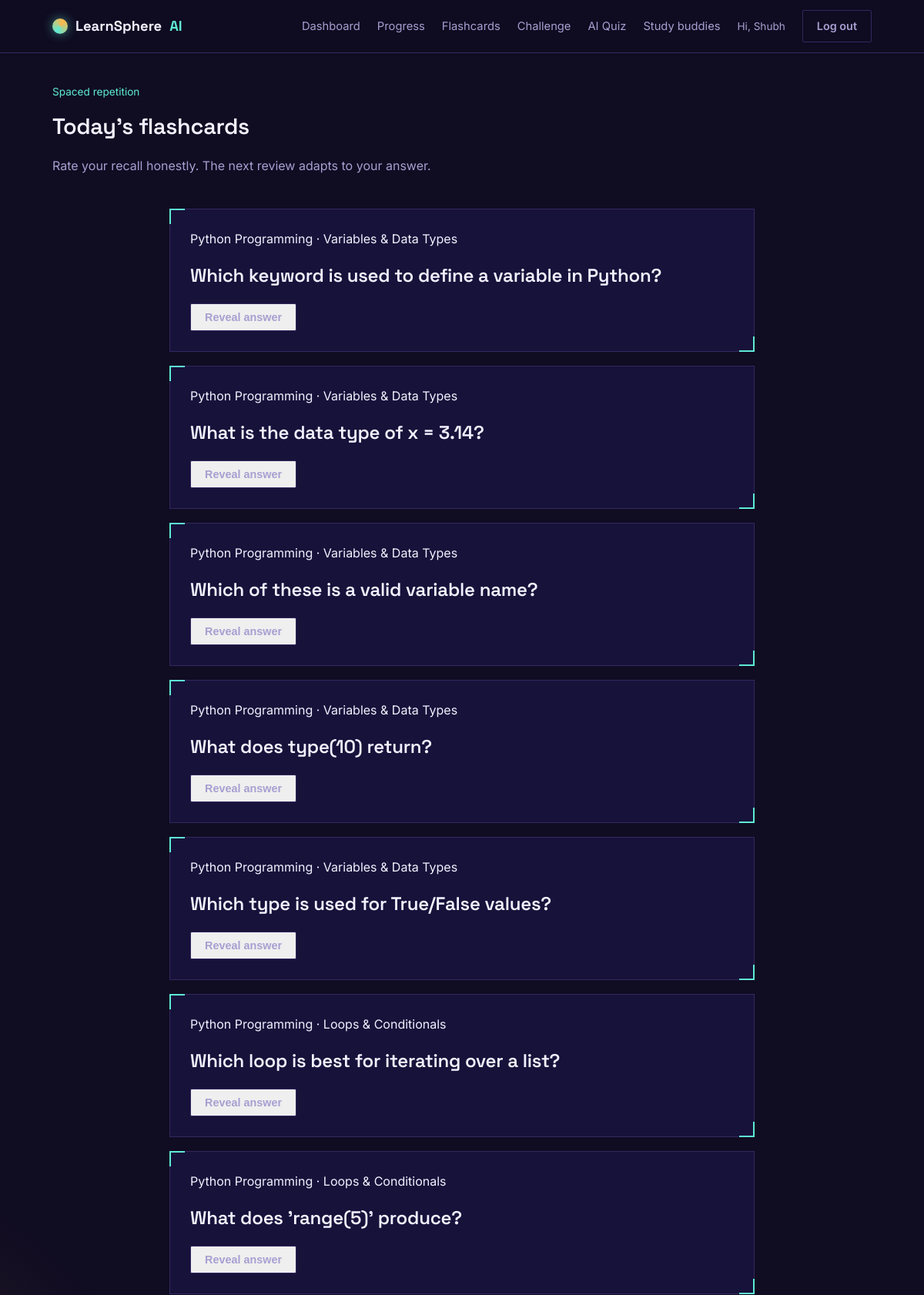
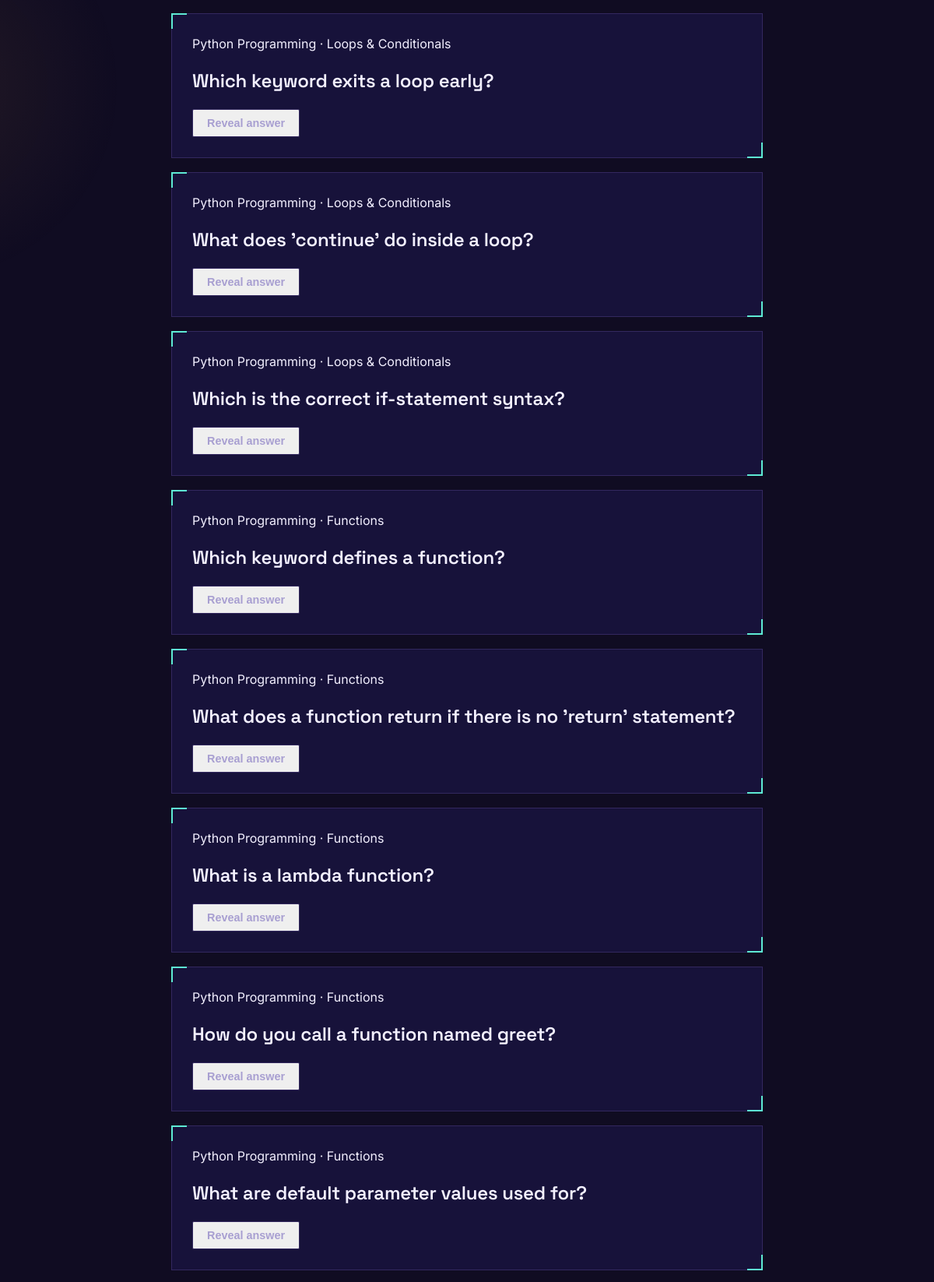
/flashcards (signed in, upper part), run on the app's committed database (2 pictures, top to bottom).
### tables this page shows
CREATE TABLE users (
            id INTEGER PRIMARY KEY AUTOINCREMENT,
            name TEXT NOT NULL,
            email TEXT UNIQUE NOT NULL,
            password_hash TEXT NOT NULL,
            created_at TEXT NOT NULL
        );

CREATE TABLE questions (
            id INTEGER PRIMARY KEY AUTOINCREMENT,
            topic_id INTEGER NOT NULL REFERENCES topics(id),
            question_text TEXT NOT NULL,
            option_a TEXT NOT NULL,
            option_b TEXT NOT NULL,
            option_c TEXT NOT NULL,
            option_d TEXT NOT NULL,
            correct_option TEXT NOT NULL,
            explanation TEXT
        );

CREATE TABLE subjects (
            id INTEGER PRIMARY KEY AUTOINCREMENT,
            name TEXT NOT NULL,
            slug TEXT UNIQUE NOT NULL,
            description TEXT,
            icon TEXT
        );

CREATE TABLE topics (
            id INTEGER PRIMARY KEY AUTOINCREMENT,
            subject_id INTEGER NOT NULL REFERENCES subjects(id),
            name TEXT NOT NULL,
            slug TEXT NOT NULL,
            description TEXT,
            difficulty TEXT DEFAULT 'Beginner',
            study_note TEXT,
            UNIQUE(subject_id, slug)
        );

### app.py (the view)
@app.route("/flashcards")
@login_required
def flashcards():
    user_id = session["user_id"]
    now = utc_now().isoformat()
    cards = get_db().execute(
        """
        SELECT q.*, t.name AS topic_name, s.name AS subject_name,
               COALESCE(r.interval_days, 1) AS interval_days
        FROM questions q JOIN topics t ON t.id = q.topic_id JOIN subjects s ON s.id = t.subject_id
        LEFT JOIN flashcard_reviews r ON r.question_id = q.id AND r.user_id = ?
        WHERE r.due_date IS NULL OR r.due_date <= ?
        ORDER BY COALESCE(r.due_date, '') ASC LIMIT 20
        """, (user_id, now)
    ).fetchall()
    return render_template("flashcards.html", cards=cards)

### app.py (called while the page is built)
def get_db():
    if "db" not in g:
        g.db = sqlite3.connect(DATABASE)
        g.db.row_factory = sqlite3.Row
        g.db.execute("PRAGMA foreign_keys = ON")
    return g.db

def login_required(view):
    @wraps(view)
    def wrapped(*args, **kwargs):
        if "user_id" not in session:
            flash("Please log in to continue.", "warning")
            return redirect(url_for("login", next=request.path))
        return view(*args, **kwargs)
    return wrapped

@app.context_processor
def inject_user():
    user = None
    if "user_id" in session:
        db = get_db()
        user = db.execute("SELECT * FROM users WHERE id = ?", (session["user_id"],)).fetchone()
    return {"current_user": user}

def utc_now():
    return datetime.now(timezone.utc)

### templates/flashcards.html (shortened to what this page needs)
{% extends "base.html" %}
{% block content %}<div class="wrap"><div class="dash-head"><div><span class="hero-eyebrow">Spaced repetition</span><h1>Today's flashcards</h1><p>Rate your recall honestly. The next review adapts to your answer.</p></div></div>{% if cards %}<div id="flashcard-stack">{% for card in cards %}<article class="panel flashcard" data-question-id="{{ card['id'] }}"><span class="tag">{{ card['subject_name'] }} · {{ card['topic_name'] }}</span><h2>{{ card['question_text'] }}</h2><button class="btn btn-ghost reveal-card">Reveal answer</button></article>{% endfor %}</div>{% else %}<div class="panel"><h2>You're up to date ✨</h2><p>There are no flashcards due right now. Complete more quizzes to keep learning.</p></div>{% endif %}</div>{% endblock %}

### templates/base.html (shortened to what this page needs)
<!DOCTYPE html>
<html lang="en">
<head>
<link rel="stylesheet" href="{{ url_for('static', filename='css/style.css') }}">
</head>
<body>
<header class="site-header">
  <div class="wrap header-inner">
    <a class="brand" href="{{ url_for('index') }}">
      <span class="brand-mark"></span>
      LearnSphere <em>AI</em>
    </a>
    <nav class="site-nav">
      {% if current_user %}
        <a href="{{ url_for('dashboard') }}" class="{{ 'is-active' if request.endpoint == 'dashboard' }}">Dashboard</a>
        <a href="{{ url_for('progress') }}" class="{{ 'is-active' if request.endpoint == 'progress' }}">Progress</a>
        <a href="{{ url_for('flashcards') }}">Flashcards</a>
        <a href="{{ url_for('challenge_pick') }}">Challenge</a>
        <a href="{{ url_for('generate_quiz') }}">AI Quiz</a>
        <a href="{{ url_for('study_buddies') }}">Study buddies</a>
        <span class="nav-user">Hi, {{ current_user['name'].split(' ')[0] }}</span>
        <a href="{{ url_for('logout') }}" class="btn btn-ghost">Log out</a>
      {% else %}
        <a href="{{ url_for('login') }}">Log in</a>
        <a href="{{ url_for('register') }}" class="btn btn-primary">Get started</a>
      {% endif %}
    </nav>
  </div>
</header>
<main>
  {% block content %}{% endblock %}
</main>
</body>
</html>

### static/css/style.css (style rules this page uses)
:root { --bg: #100c22; --bg-panel: #17123a; --bg-panel-raised: #1d1748; --line: #33285f; --teal: #5eead4; --teal-dim: #2fb3a0; --amber: #ffb648; --text: #f3f0ff; --text-muted: #a89fd1; --danger: #ff8a80; --good: #7be0a8; --radius: 2px; --serif-head: "Space Grotesk", "Inter", sans-serif; --sans: "Inter", -apple-system, BlinkMacSystemFont, sans-serif; }
* { box-sizing: border-box; }
html { scroll-behavior: smooth; }
body { margin: 0; background: var(--bg); color: var(--text); font-family: var(--sans); line-height: 1.5; position: relative; min-height: 100vh; }
.wrap { max-width: 1120px; margin: 0 auto; padding: 0 28px; }
header, main, footer { position: relative; z-index: 1; }
h1, h2, h3, h4 { font-family: var(--serif-head); font-weight: 600; margin: 0 0 0.5em; letter-spacing: -0.01em; }
p { color: var(--text-muted); }
a { color: var(--teal); text-decoration: none; }
.site-header { border-bottom: 1px solid var(--line); background: rgba(16, 12, 34, 0.85); backdrop-filter: blur(6px); position: sticky; top: 0; z-index: 10; }
.header-inner { display: flex; align-items: center; justify-content: space-between; height: 68px; }
.brand { display: flex; align-items: center; gap: 10px; font-family: var(--serif-head); font-size: 1.15rem; font-weight: 700; color: var(--text); }
.brand em { color: var(--teal); font-style: normal; }
.brand-mark { width: 20px; height: 20px; border-radius: 50%; background: conic-gradient(from 210deg, var(--teal), var(--amber), var(--teal)); box-shadow: 0 0 14px rgba(94, 234, 212, 0.55); }
.site-nav { display: flex; align-items: center; gap: 22px; font-size: 0.92rem; }
.site-nav a { color: var(--text-muted); }
.nav-user { color: var(--text-muted); font-size: 0.85rem; }
.btn { display: inline-block; padding: 9px 18px; border-radius: var(--radius); font-size: 0.9rem; font-weight: 600; cursor: pointer; border: 1px solid transparent; }
.btn-ghost { border-color: var(--line); color: var(--text-muted) !important; }
.panel { position: relative; background: var(--bg-panel); border: 1px solid var(--line); padding: 26px; }
.panel::before, .panel::after { content: ""; position: absolute; width: 18px; height: 18px; border: 2px solid var(--teal); }
.panel::before { top: -1px; left: -1px; border-right: none; border-bottom: none; }
.panel::after { bottom: -1px; right: -1px; border-left: none; border-top: none; }
.hero-eyebrow { color: var(--teal); font-size: 0.85rem; margin-bottom: 14px; display: block; }
.dash-head { display: flex; justify-content: space-between; align-items: flex-end; padding: 40px 0 28px; flex-wrap: wrap; gap: 16px; }
.dash-head h1 { font-size: 1.8rem; margin-bottom: 4px; }
.flashcard { max-width:760px; margin:0 auto 18px; }
.flashcard h2 { margin:18px 0; }

### data on the page
users: name "Shubh"
questions: subject_name "Python Programming", topic_name "Variables & Data Types", question_text "Which keyword is used to define a variable in Python?"
questions: subject_name "Python Programming", topic_name "Variables & Data Types", question_text "What is the data type of x = 3.14?"
questions: subject_name "Python Programming", topic_name "Variables & Data Types", question_text "Which of these is a valid variable name?"
questions: subject_name "Python Programming", topic_name "Variables & Data Types", question_text "What does type(10) return?"
questions: subject_name "Python Programming", topic_name "Variables & Data Types", question_text "Which type is used for True/False values?"
questions: subject_name "Python Programming", topic_name "Loops & Conditionals", question_text "Which loop is best for iterating over a list?"
questions: subject_name "Python Programming", topic_name "Loops & Conditionals", question_text "What does 'range(5)' produce?"
questions: subject_name "Python Programming", topic_name "Loops & Conditionals", question_text "Which keyword exits a loop early?"
questions: subject_name "Python Programming", topic_name "Loops & Conditionals", question_text "What does 'continue' do inside a loop?"
questions: subject_name "Python Programming", topic_name "Loops & Conditionals", question_text "Which is the correct if-statement syntax?"
questions: subject_name "Python Programming", topic_name "Functions", question_text "Which keyword defines a function?"
questions: subject_name "Python Programming", topic_name "Functions", question_text "What does a function return if there is no 'return' statement?"
questions: subject_name "Python Programming", topic_name "Functions", question_text "What is a lambda function?"
questions: subject_name "Python Programming", topic_name "Functions", question_text "How do you call a function named greet?"
questions: subject_name "Python Programming", topic_name "Functions", question_text "What are default parameter values used for?"
